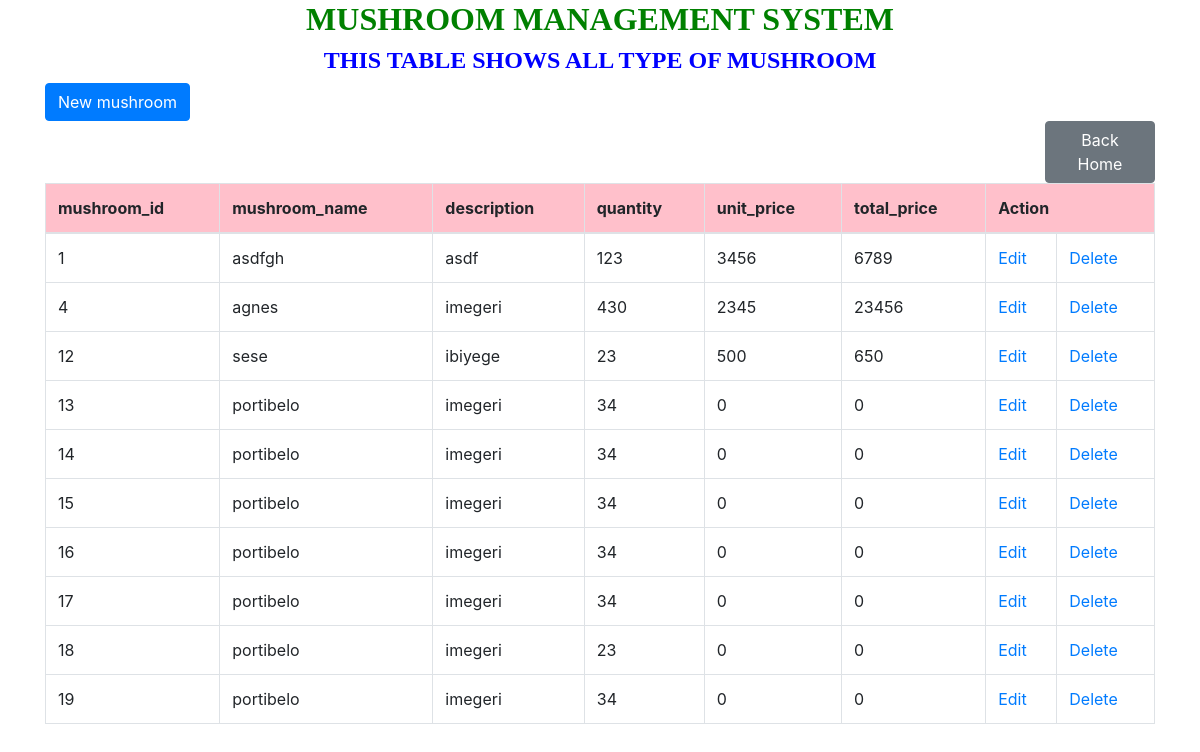
The app's page /viewmushroom.php with its own data.
### tables this page shows
CREATE TABLE IF NOT EXISTS `mushroom` (
  `mushroom_id` int(12) NOT NULL AUTO_INCREMENT,
  `mushroom_name` varchar(255) NOT NULL,
  `description` varchar(68) NOT NULL,
  `quantity` int(12) NOT NULL,
  `unit_price` int(12) NOT NULL,
  `total_price` int(21) NOT NULL,
  PRIMARY KEY (`mushroom_id`)
);

### viewmushroom.php (the view, shortened to what this page needs)
<!DOCTYPE html>
<html>
<head>
    <link href="https://stackpath.bootstrapcdn.com/bootstrap/4.5.2/css/bootstrap.min.css" rel="stylesheet">
</head>
<body>
    <div class="container">
        <h2 style="text-align: center; font-family: century; font-weight: bold; color: green;">MUSHROOM MANAGEMENT SYSTEM</h2>
        <h4 style="text-align: center; font-family: century; font-weight: bold; color:blue;">THIS TABLE SHOWS ALL TYPE OF MUSHROOM </h4>
        <a href="mushroom.html" class="btn btn-primary" style="margin-top: 0px;">New mushroom</a>
        <a href="home.html" class="btn btn-secondary" style="margin-left: 1000px;">Back Home</a>
        <table class="table table-bordered" style="margin-left:0px;">
            <thead bgcolor="pink">
                <tr>
                    <th>mushroom_id</th>
                    <th>mushroom_name</th>
                    <th>description</th>
                    <th>quantity</th>
                    <th>unit_price</th>
                    <th>total_price</th>
                    <th colspan="2">Action</th>
                </tr>
            </thead>
            <tbody>
                <?php
                include "databaseconnection.php";
                $sql = "SELECT * FROM mushroom";
                $result = $connection->query($sql);
                while ($row = $result->fetch_assoc()) {
                    echo "
                    <tr>
                        <td>{$row['mushroom_id']}</td>
                        <td>{$row['mushroom_name']}</td>
                        <td>{$row['description']}</td>
                        <td>{$row['quantity']}</td>
                        <td>{$row['unit_price']}</td>
                        <td>{$row['total_price']}</td>
                        <td>
                            <a href='editmushrooms.php?mushroom_id={$row['mushroom_id']} class='btn btn-primary btn-sm'>Edit</a></td>
                            <td>
                            <a href='deleteharvest.php?mushroom_id={$row['mushroom_id']} class='btn btn-danger btn-sm'>Delete</a>
                        </td>
                    </tr>
                    ";
                }
                ?>
            </tbody>
        </table>
    </div>
</body>
</html>

### records on screen
mushroom: mushroom_id "1", mushroom_name "asdfgh", description "asdf", quantity "123", unit_price "3456", total_price "6789"
mushroom: mushroom_id "4", mushroom_name "agnes", description "imegeri", quantity "430", unit_price "2345", total_price "23456"
mushroom: mushroom_id "12", mushroom_name "sese", description "ibiyege", quantity "23", unit_price "500", total_price "650"
mushroom: mushroom_id "13", mushroom_name "portibelo", description "imegeri", quantity "34", unit_price "0", total_price "0"
mushroom: mushroom_id "14", mushroom_name "portibelo", description "imegeri", quantity "34", unit_price "0", total_price "0"
mushroom: mushroom_id "15", mushroom_name "portibelo", description "imegeri", quantity "34", unit_price "0", total_price "0"
mushroom: mushroom_id "16", mushroom_name "portibelo", description "imegeri", quantity "34", unit_price "0", total_price "0"
mushroom: mushroom_id "17", mushroom_name "portibelo", description "imegeri", quantity "34", unit_price "0", total_price "0"
mushroom: mushroom_id "18", mushroom_name "portibelo", description "imegeri", quantity "23", unit_price "0", total_price "0"
mushroom: mushroom_id "19", mushroom_name "portibelo", description "imegeri", quantity "34", unit_price "0", total_price "0"
